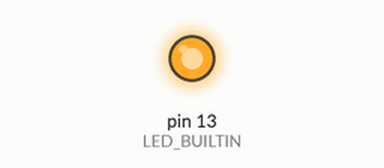
Simulated run of this sketch. Board: Arduino Uno, built with avr-gcc and run on an emulated ATmega328P. On the bench: output pins drawn as LEDs (lit = HIGH).

Above: at 1.5 s.
At 27.5 s:
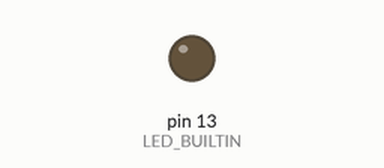
Timing chart, 0 to 28.6 s (numbered marks = the images above):
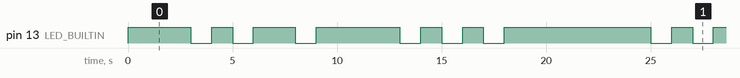

The sketch:

Blink.ino
```cpp
// the setup function runs once when you press reset or power the board
void setup() {
  // initialize digital pin LED_BUILTIN as an output.
  pinMode(LED_BUILTIN, OUTPUT);
}

// the loop function runs over and over again forever
 void loop () {
    letterD();
    letterA();
    letterV();
    letterE();
  }

  void letterD () {
    digitalWrite(LED_BUILTIN, HIGH);  // turn the LED on (HIGH is the voltage level)
    delay(3000);                      // wait for 3 seconds
    digitalWrite(LED_BUILTIN, LOW);   // turn the LED off by making the voltage LOW
    delay(1000);
    digitalWrite(LED_BUILTIN, HIGH);
    delay(1000);
    digitalWrite(LED_BUILTIN, LOW);
    delay(1000);
    digitalWrite(LED_BUILTIN, HIGH);
    delay(1000);
  }

  void letterA () {
    digitalWrite(LED_BUILTIN, HIGH);
    delay(1000);
    digitalWrite(LED_BUILTIN, LOW);
    delay(1000);
    digitalWrite(LED_BUILTIN, HIGH);
    delay(3000);
  }

  void letterV () {
    digitalWrite(LED_BUILTIN, HIGH);
    delay(1000);
    digitalWrite(LED_BUILTIN, LOW);
    delay(1000);
    digitalWrite(LED_BUILTIN, HIGH);
    delay(1000);
    digitalWrite(LED_BUILTIN, LOW);
    delay(1000);
    digitalWrite(LED_BUILTIN, HIGH);
    delay(1000);
    digitalWrite(LED_BUILTIN, LOW);
    delay(1000);
    digitalWrite(LED_BUILTIN, HIGH);
    delay(3000);
  }

  void letterE () {
    digitalWrite(LED_BUILTIN, HIGH);
    delay(1000);
  }
```

Measured:
- by itself, pin 13 (LED_BUILTIN): repeats every 22.0 s: LOW 1.0 s, HIGH 1.0 s, LOW 1.0 s, HIGH 2.0 s, LOW 1.0 s, HIGH 4.0 s, 2 × (LOW 1.0 s, HIGH 1.0 s), LOW 1.0 s, HIGH 7.0 s
- by itself, everything shown: repeats every 22.0 s, in 12 steps
